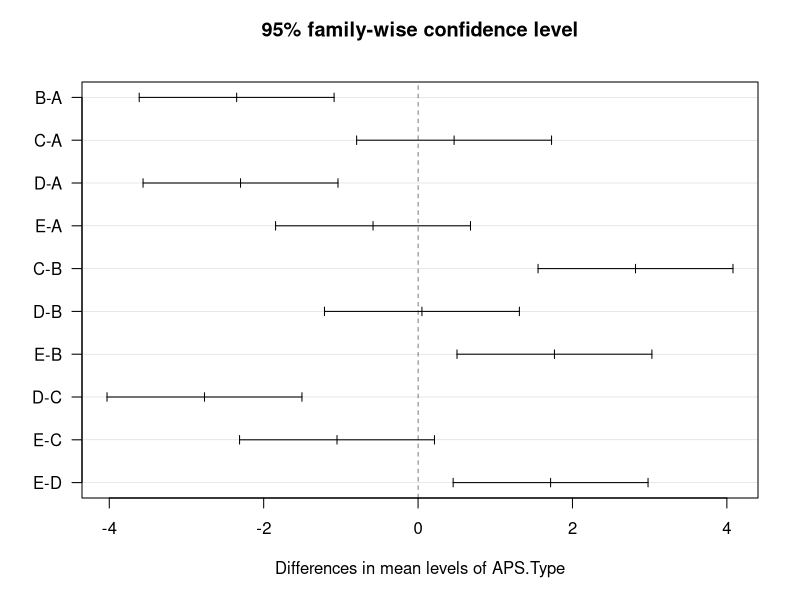
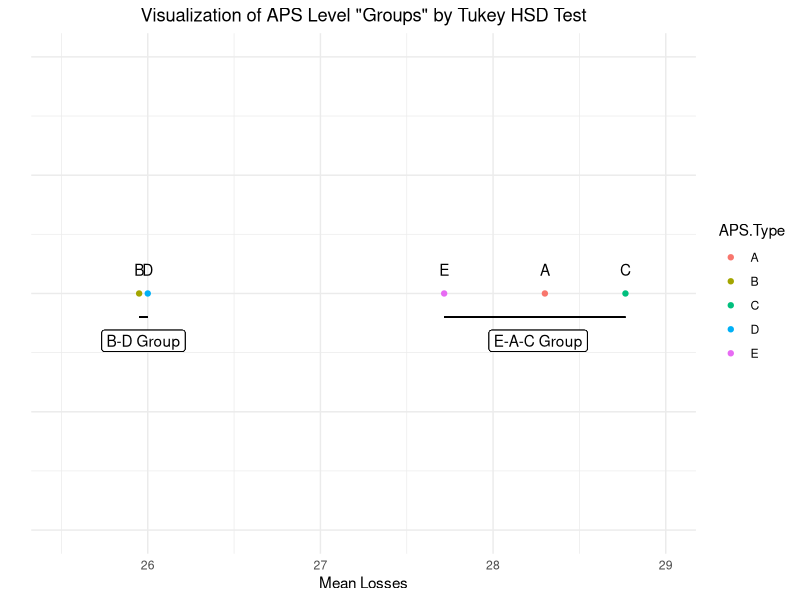
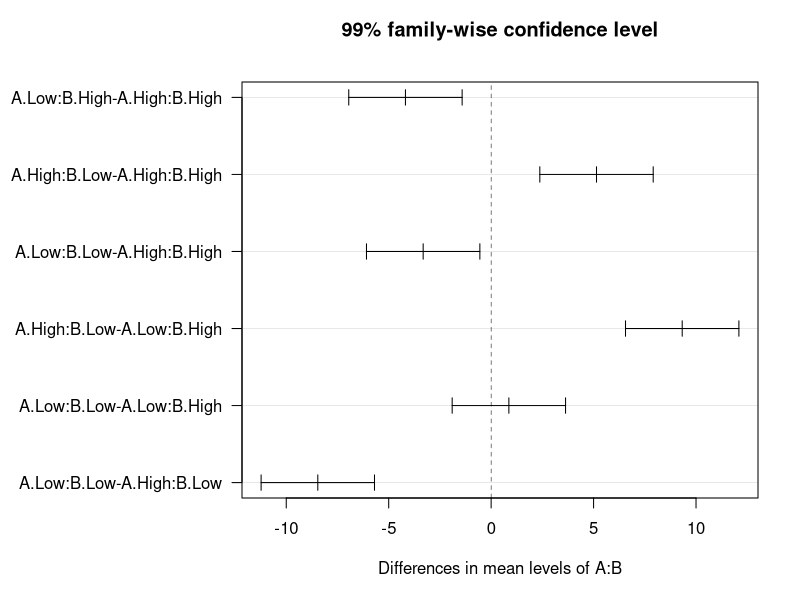
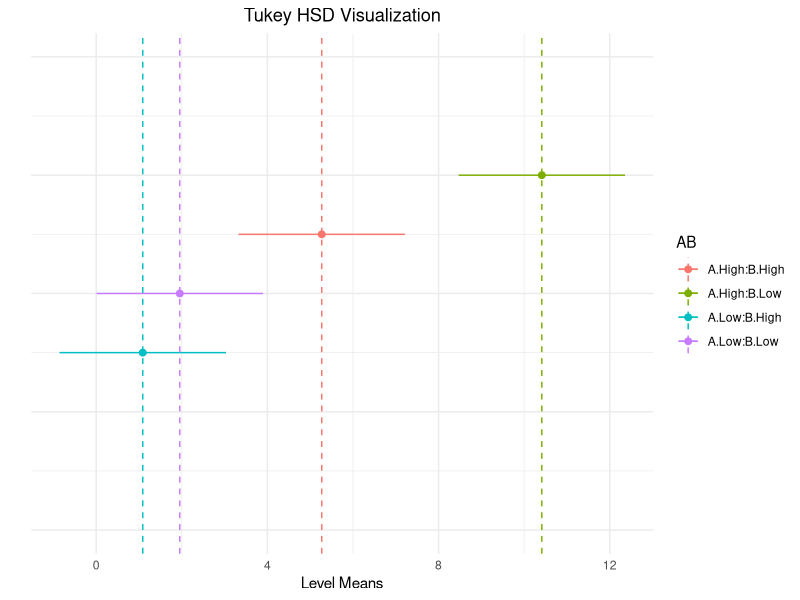

Reproduce these figures in R, in order.
## ---- chunk 1
knitr::opts_chunk$set(echo = TRUE)
## ---- chunk 2
library(tidyverse)
## ---- chunk 3
# Read my data.
aps <- read.csv('./aps.csv')
# View the data
head(aps)

# Format Data into a usable format
aps <- aps %>% 
  pivot_longer(cols = c(A, B, C, D, E), names_to = 'APS.Type', values_to = 'Losses') %>% 
  mutate(APS.Type = as.factor(APS.Type))

# View the data
head(aps)
## ---- chunk 4
# Conduct the Tukey HSD test.  Note 95% is the default confidence level
aps.tukey <- TukeyHSD(aov(Losses ~ APS.Type, data = aps))

# View the results:
aps.tukey
plot(aps.tukey, las = 1)

# Using Alpha = .05: We cannot say the following pairs are distinct
# A vs. C
# A vs. E
# B vs. D
# E vs. C
# Effectively, what we are saying is:
# A, C, and E cannot be distinguished from each other
# B and D cannot be distinguished from each other
# So we have 2 x groups of APS

# Sometimes it is useful to see this graphically by the means
aps.summary <- aps %>% 
  group_by(APS.Type) %>% summarise(mean = mean(Losses)) %>% arrange(mean)

ggplot(aps.summary) + 
  # Plot the mean values for each level of APS
  geom_point(aes(x = mean, y = 1, color = APS.Type)) + 
  # Label the mean values (also identified by color)
  geom_text(aes(x = mean, y = 1.1, label = APS.Type)) + 
  # Produce a line segement that identifies teh groups indicated above
  # Note this is simply hard coded from the analysis above
  geom_segment(aes(x = mean[APS.Type == 'B'], xend = mean[APS.Type == 'D'],
                   y = .9, yend = .9)) + 
  geom_segment(aes(x = mean[APS.Type == 'E'], xend = mean[APS.Type == 'C'],
                   y = .9, yend = .9)) + 
  # Label the two groups
  geom_label(aes(x = mean(mean[APS.Type %in% c('B', 'D')]), y = .8, label = 'B-D Group')) + 
  geom_label(aes(x = mean(mean[APS.Type %in% c('E', 'A', 'C')]), y = .8, label = 'E-A-C Group')) + 
  # Vary the theme so the plot looks nice
  theme_minimal() + theme(axis.text.y = element_blank(), plot.title = element_text(hjust = .5)) + 
  # Label the axes and title
  xlab('Mean Losses') + ylab('') + 
  ggtitle('Visualization of APS Level "Groups" by Tukey HSD Test') + 
  # Vary the scale so the plot looks nice
  ylim(c(0, 2)) + xlim(c(25.5, 29))

# Finally, you can tell a decision maker that it makes the most sense 
# (all other things being equal) to focus efforts on APS system B or D as it preserves about
# 2 more platforms than E, A, and C.  Further, one cannot really distinguish between 
# APS system E and C even though their mean results do look different (for example).
## ---- chunk 5
# Read the data
mf <- read.csv('./multi_factor.csv')

mf <- mf %>% 
  # I did this after the fact.  The labels in the TukeyHSD became cryptic
  # This simply renames any row in the A column valued as 1 as 'A.High'
  # else it provides it the value of A.Low
  # the ifelse(boolean, True Result, False Result) is a highly useful one
  mutate(A = ifelse(A == 1, 'A.High', 'A.Low')) %>% 
  mutate(B = ifelse(B == 1, 'B.High', 'B.Low')) %>% 
  # Convert the factor levels to a factor data type
  mutate(A = as.factor(A), B = as.factor(B), C = as.factor(C), D = as.factor(D)) 

head(mf)  

# Conduct the ANOVA
mf.aov <- aov(Response ~ . + .:., data = mf)

# Do a Tukey test on the A:B factor from the above ANOVA
# The which tells you which factor to consider
# the conf.level tells you which level to consider
mf.tukey <- TukeyHSD(mf.aov, which = 'A:B', conf.level = .99)

# We want to view the results
mf.tukey
# Recall what this says.  For each level, it gives us a comparison
# between two levels of A:B.  Recall the levels of A:B will be something
# like "A.level : B.level.  There are, accordingly 4 x levels of A:B
# and 4 choose 2 = 6 combinations of the levels
# This shows the confidence interval on the value of (Level 1) - (Level 2).  If 
# 0 is included in this confidence interval, it is unlikely the two levels have different means.
# From this we can say it appears that we cannot really say there is a distinction between 
# (A Low : B Low) and (A Low : B High)
# All of the rest appear to be distinct

# View the results graphically
# Set base R parameters; mar specifies the margin, make the left margin larger
# to allow for the long level names (useful to read ?par)
par(mar=c(5,12,4,2) + .1)
# plot the TukeyHSD results, las = 1 rotates the y axis text
plot(mf.tukey, las = 1)
# We see the results above graphically


# We can also show the same results in a different way using the w value:

# calculate W (see tutorial section)
alpha <- .01 # as identified in the problem
a <- 4 # as there are 4 x levels for A:B
n <- 4 # as each A:B level has 4 x observations
mse <- .5 # as taken from the mf.aov table
q <- qtukey(alpha, a, a*(n-1), lower.tail = F) # q value
w <- q*sqrt(mse/n)

# Summarize the data
mf.summary <- mf %>% 
  # First, I found it useful to create a new name for the levels
  # I called 'AB' that is the combinatino of the name of A and B
  # paste is a means to concatenate 2 or more strings
  mutate(AB = paste(A, ':', B, sep = '')) %>% 
  # Group the data by the AB value
  group_by(AB) %>% 
  # Get the means
  summarise(sample.mean = mean(Response)) %>% 
  # Order the data by the sample means
  arrange(sample.mean)

# Plot the data
ggplot(data = mf.summary) + 
  # This plots the mean of each point, colored by AB level
  geom_point(aes(x = sample.mean, y = 1:nrow(mf.summary), color = AB), size = 2) + 
  # This creates a line segment from the level's mean to mean + w
  geom_segment(aes(x = sample.mean, xend = sample.mean + w, y = 1:nrow(mf.summary), 
                   yend = 1:nrow(mf.summary), color = AB)) + 
  # This creates a line segment from the level's mean to mean - w
  geom_segment(aes(x = sample.mean, xend = sample.mean - w, 
                   y = 1:nrow(mf.summary), yend = 1:nrow(mf.summary), color = AB)) + 
  # This creates a vertical line to more easily see the means
  geom_vline(aes(xintercept = sample.mean, color = AB), lty = 2) + 
  # This adjusts the theme (note, the y axis is meaningless)
  theme_minimal() + theme(axis.text.y = element_blank(), plot.title = element_text(hjust = .5)) + 
  # This scales the y axis so the plot looks as I like it
  ylim(c(0 - .5*nrow(mf.summary), nrow(mf.summary) + .5*nrow(mf.summary))) + 
  ylab('') + xlab('Level Means') + 
  ggtitle('Tukey HSD Visualization')

# From this, we see the same thing as the previous analysis
# It shows us the we cannot distinguish between (A Low : B Low) and (A Low : B High)

# Note that the question is if two means fall within W, so the fact that the line segments
# overlap for Purple (A Low : B Low) and Red (A High : B High) does not indicate that 
# we cannot distinguish the means.
